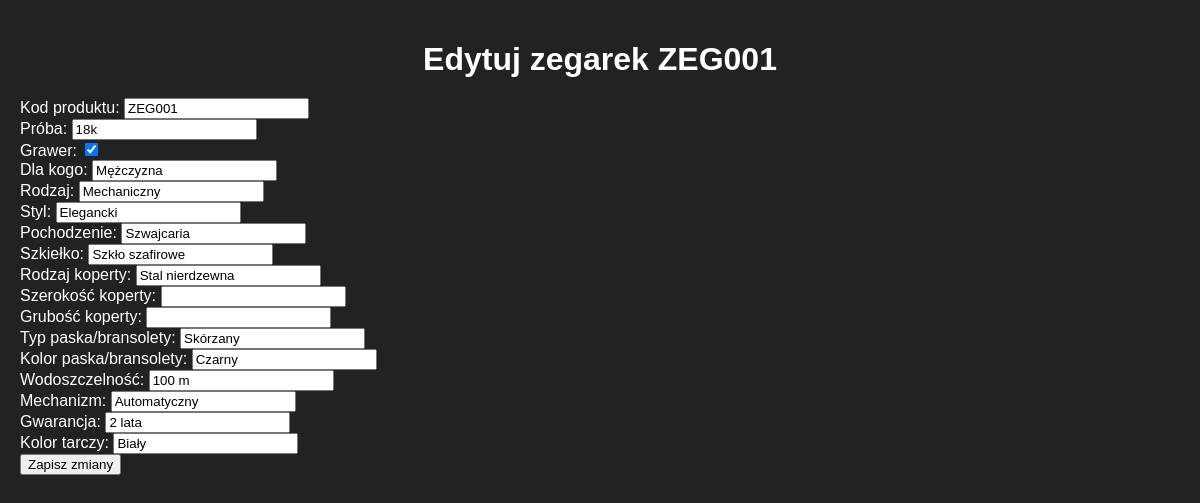
The app's page /edit_watch/ZEG001, older data.
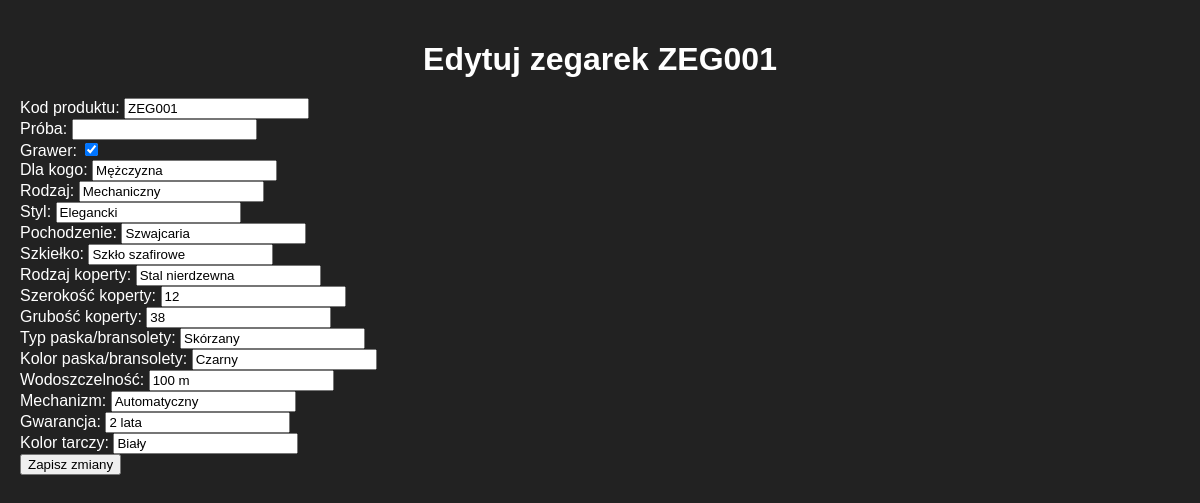
The same page, newer data.
### watch.py (models this page shows)
class Watch(Base):
    __tablename__ = 'watches'
    kod_produktu = Column(String(50), primary_key=True)
    proba = Column(String(50))
    grawer = Column(Boolean)
    dla_kogo = Column(String(50))
    rodzaj = Column(String(50))
    styl = Column(String(50))
    pochodzenie = Column(String(50))
    szkielko = Column(String(50))
    rodzaj_koperty = Column(String(50))
    szerokosc_koperty = Column(String(50))
    grubosc_koperty = Column(String(50))
    typ_paska_bransolety = Column(String(50))
    kolor_paska_bransolety = Column(String(50))
    wodoszczelnosc = Column(String(50))
    mechanizm = Column(String(50))
    gwarancja = Column(String(50))
    kolor_tarczy = Column(String(50))

### app.py (the view, shortened to what this page needs)
@app.route('/edit_watch/<watch_id>', methods=['GET', 'POST'])
def edit_watch(watch_id):
    watch = Watch.query.get(watch_id)
    return render_template('edit_watch.html', watch=watch)

### templates/edit_watch.html (shortened to what this page needs)
<!DOCTYPE html>
<html lang="pl">
<html>
<head>
    <link rel="stylesheet" href="/static/styles.css">
</head>
<body>
    <h1>Edytuj zegarek {{ watch.kod_produktu }}</h1>
    <form action="/edit_watch/{{ watch.kod_produktu }}" method="post">
        <div>
            <label for="kod_produktu">Kod produktu:</label>
            <input type="text" id="kod_produktu" name="kod_produktu" value="{{ watch.kod_produktu }}" required>
        </div>
        <div>
            <label for="proba">Próba:</label>
            <input type="text" id="proba" name="proba" value="{{ watch.proba }}">
        </div>
        <div>
            <label for="grawer">Grawer:</label>
            <input type="checkbox" id="grawer" name="grawer" {% if watch.grawer %}checked{% endif %}>
        </div>
        <div>
            <label for="dla_kogo">Dla kogo:</label>
            <input type="text" id="dla_kogo" name="dla_kogo" value="{{ watch.dla_kogo }}" required>
        </div>
        <div>
            <label for="rodzaj">Rodzaj:</label>
            <input type="text" id="rodzaj" name="rodzaj" value="{{ watch.rodzaj }}" required>
        </div>
        <div>
            <label for="styl">Styl:</label>
            <input type="text" id="styl" name="styl" value="{{ watch.styl }}" required>
        </div>
        <div>
            <label for="pochodzenie">Pochodzenie:</label>
            <input type="text" id="pochodzenie" name="pochodzenie" value="{{ watch.pochodzenie }}" required>
        </div>
        <div>
            <label for="szkielko">Szkiełko:</label>
            <input type="text" id="szkielko" name="szkielko" value="{{ watch.szkielko }}" required>
        </div>
        <div>
            <label for="rodzaj_koperty">Rodzaj koperty:</label>
            <input type="text" id="rodzaj_koperty" name="rodzaj_koperty" value="{{ watch.rodzaj_koperty }}" required>
        </div>
        <div>
            <label for="szerokosc_koperty">Szerokość koperty:</label>
            <input type="number" id="szerokosc_koperty" name="szerokosc_koperty" value="{{ watch.szerokosc_koperty }}" required>
        </div>
        <div>
            <label for="grubosc_koperty">Grubość koperty:</label>
            <input type="number" id="grubosc_koperty" name="grubosc_koperty" value="{{ watch.grubosc_koperty }}" required>
        </div>
        <div>
            <label for="typ_paska_bransolety">Typ paska/bransolety:</label>
            <input type="text" id="typ_paska_bransolety" name="typ_paska_bransolety" value="{{ watch.typ_paska_bransolety }}" required>
        </div>
        <div>
            <label for="kolor_paska_bransolety">Kolor paska/bransolety:</label>
            <input type="text" id="kolor_paska_bransolety" name="kolor_paska_bransolety" value="{{ watch.kolor_paska_bransolety }}" required>
        </div>
        <div>
            <label for="wodoszczelnosc">Wodoszczelność:</label>
            <input type="text" id="wodoszczelnosc" name="wodoszczelnosc" value="{{ watch.wodoszczelnosc }}" required>
        </div>
        <div>
            <label for="mechanizm">Mechanizm:</label>
            <input type="text" id="mechanizm" name="mechanizm" value="{{ watch.mechanizm }}" required>
        </div>
        <div>
            <label for="gwarancja">Gwarancja:</label>
            <input type="text" id="gwarancja" name="gwarancja" value="{{ watch.gwarancja }}" required>
        </div>
        <div>
            <label for="kolor_tarczy">Kolor tarczy:</label>
            <input type="text" id="kolor_tarczy" name="kolor_tarczy" value="{{ watch.kolor_tarczy }}" required>
        </div>
        <div>
            <button type="submit">Zapisz zmiany</button>
        </div>
    </form>
</body>
</html>

Row changes from the older to the newer data that the page shows:
changed Watch "ZEG001": szerokosc_koperty (not shown) → "12"; grubosc_koperty (not shown) → "38"; proba "18k" → (not shown)
